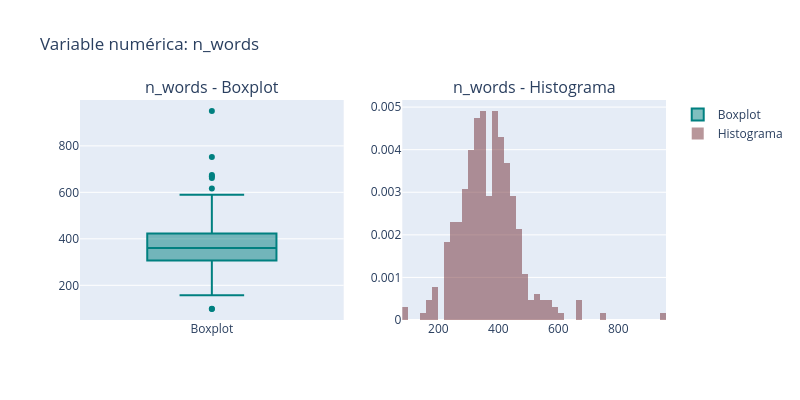
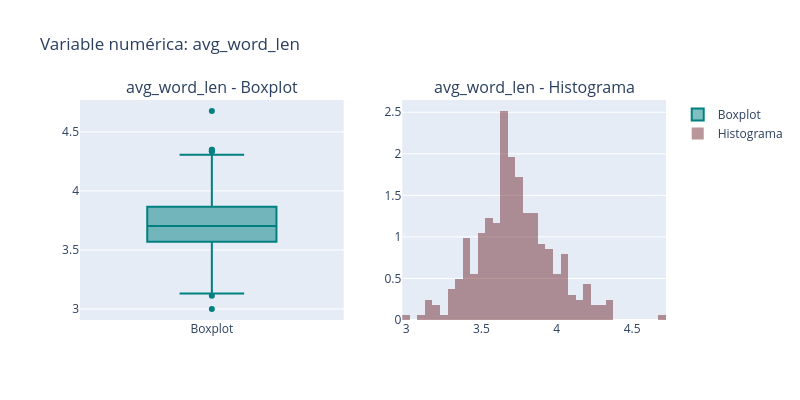

Notebook cell for these charts, in order:
### Code cell
analisis_songs2.plot_num()

### Figure 1 — Plotly figure (JSON) as saved in the notebook; plotly's stock layout.template omitted (floating-point values rounded to 4 significant figures; data arrays with more than 128 entries replaced by an {"elided": "..."} marker saying what was removed)
{"data": [{"marker": {"color": "#008080"}, "name": "Boxplot", "type": "box", "xaxis": "x", "y": {"elided": "326 float values"}, "yaxis": "y"}, {"histnorm": "probability density", "marker": {"color": "rgba(114, 47, 55, 0.5)"}, "name": "Histograma", "nbinsx": 50, "type": "histogram", "x": {"elided": "326 float values"}, "xaxis": "x2", "yaxis": "y2"}], "layout": {"annotations": [{"font": {"size": 16}, "showarrow": false, "text": "n_words - Boxplot", "x": 0.225, "xanchor": "center", "xref": "paper", "y": 1, "yanchor": "bottom", "yref": "paper"}, {"font": {"size": 16}, "showarrow": false, "text": "n_words - Histograma", "x": 0.775, "xanchor": "center", "xref": "paper", "y": 1, "yanchor": "bottom", "yref": "paper"}], "height": 400, "title": {"text": "Variable numérica: n_words"}, "width": 800, "xaxis": {"anchor": "y", "domain": [0, 0.45]}, "xaxis2": {"anchor": "y2", "domain": [0.55, 1]}, "yaxis": {"anchor": "x", "domain": [0, 1]}, "yaxis2": {"anchor": "x2", "domain": [0, 1]}}}

### Figure 2 — Plotly figure (JSON) as saved in the notebook; plotly's stock layout.template omitted (floating-point values rounded to 4 significant figures; data arrays with more than 128 entries replaced by an {"elided": "..."} marker saying what was removed)
{"data": [{"marker": {"color": "#008080"}, "name": "Boxplot", "type": "box", "xaxis": "x", "y": {"elided": "326 float values"}, "yaxis": "y"}, {"histnorm": "probability density", "marker": {"color": "rgba(114, 47, 55, 0.5)"}, "name": "Histograma", "nbinsx": 50, "type": "histogram", "x": {"elided": "326 float values"}, "xaxis": "x2", "yaxis": "y2"}], "layout": {"annotations": [{"font": {"size": 16}, "showarrow": false, "text": "avg_word_len - Boxplot", "x": 0.225, "xanchor": "center", "xref": "paper", "y": 1, "yanchor": "bottom", "yref": "paper"}, {"font": {"size": 16}, "showarrow": false, "text": "avg_word_len - Histograma", "x": 0.775, "xanchor": "center", "xref": "paper", "y": 1, "yanchor": "bottom", "yref": "paper"}], "height": 400, "title": {"text": "Variable numérica: avg_word_len"}, "width": 800, "xaxis": {"anchor": "y", "domain": [0, 0.45]}, "xaxis2": {"anchor": "y2", "domain": [0.55, 1]}, "yaxis": {"anchor": "x", "domain": [0, 1]}, "yaxis2": {"anchor": "x2", "domain": [0, 1]}}}
